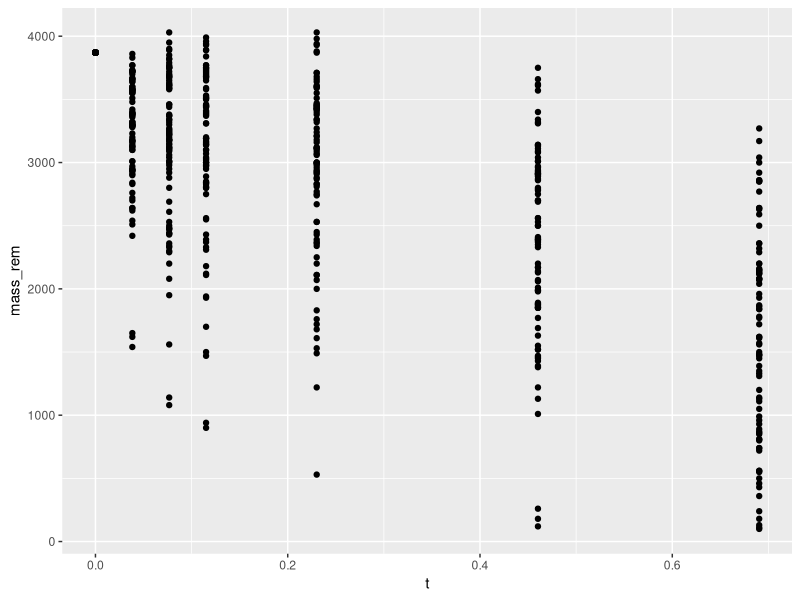

Generate this figure with R:
## ---- chunk 1
knitr::opts_chunk$set(echo = TRUE)
## ---- chunk 2
decay <- read.csv('data/decay_data.csv')
library(ggplot2)
ggplot(decay, aes(x = t, y = mass_rem)) + geom_point()
